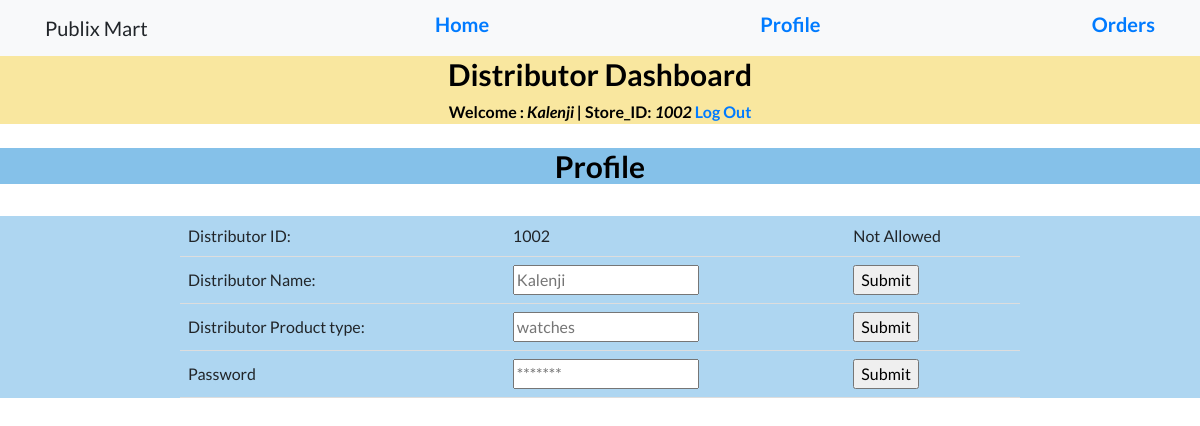
Page /dist/dprofileedit.php (signed in) on the committed database.
### tables this page shows
CREATE TABLE `dstbr` (
  `DID` int(11) NOT NULL,
  `DNAME` varchar(20) NOT NULL,
  `DPASS` varchar(20) NOT NULL DEFAULT 'admin',
  `DTYPE` varchar(20) NOT NULL,
  `DLOC` varchar(30) NOT NULL
);

### dist/session1.php (called while the page is built, shortened)
<?php
$conn = mysqli_connect("localhost", "root", "", "superstore");
$user_check = $_SESSION['login_user'];
$query = "SELECT DNAME from dstbr where DID = '$user_check'";
$ses_sql = mysqli_query($conn, $query);
$row = mysqli_fetch_assoc($ses_sql);
$login_session = $row['DNAME'];
$CustID=$user_check;
?>

### dist/dprofileedit.php (the view, shortened to what this page needs)
<?php
include('session1.php');
$query4 = "SELECT * from dstbr where DID='$user_check'";
              $ses_sq4 = mysqli_query($conn, $query4);
              $row4 = mysqli_fetch_assoc($ses_sq4);
              $para1 = $row4['DID'];
              $para2 = $row4['DNAME'];
              $para3 = $row4['DTYPE'];
?>
<!DOCTYPE html>
<html lang="en">
  <head>
    <link href="vendor/bootstrap/css/bootstrap.min.css" rel="stylesheet">
    <link href="vendor/fontawesome-free/css/all.min.css" rel="stylesheet">
    <link href="vendor/simple-line-icons/css/simple-line-icons.css" rel="stylesheet" type="text/css">
    <link href="css/landing-page.min.css" rel="stylesheet">
  </head>
  <body>
    <nav class="navbar navbar-light bg-light static-top">
      <div class="container">
        <a class="navbar-brand">Publix Mart</a>
        <a href="dhome.php"><h5>Home</h5></a>
        <a href="dprofile.php"><h5>Profile</h5></a>
        <a href="dorders.php"><h5>Orders</h5></a>
      </div>
    </nav>
    <center><div style="background-color:#F9E79F">
      <center><h2 style="font-size:30px;color:Black">Distributor Dashboard</h2></center>
  <b id="welcome" style="color:Black">Welcome : <i style="color:Black"><?php echo $login_session;?> | </i></b>
  <b id="welcome" style="color:Black">Store_ID: <i style="color:Black"><?php echo $CustID; ?></i></b>
  <b id="logout"><a href="logout1.php">Log Out</a></b>
 </div></center>
 <br>
 <center><div style="background-color:#85C1E9">
      <center><h2 style="font-size:30px;color:Black">Profile</h2></center>
 </div></center>
<br><center> <div style="background-color:#AED6F1">
    <form method="POST"; action="">
<table style="width:70%">
    <tr>
    <td>Distributor ID:</td><td><?php echo "$para1"?></td>
    <td>Not Allowed</td>
   </tr>
   <tr>
    <td>Distributor Name:</td>
    <td><input type="text" name="inputn" placeholder="<?php echo "$para2"?>"></td>
    <td><input type="submit" name="submitn"></td>
   </tr>
      <tr>
    <td>Distributor Product type:</td>
    <td><input type="text" name="inputpt" placeholder="<?php echo "$para3"?>"></td>
    <td><input type="submit" name="submitpt"></td>
  </tr>
   <tr>
   <td>Password</td>
    <td><input type="text" name="inputpa" placeholder="*******"</td>
    <td><input type="submit" name="submitpa"></td>
   </tr>
  </table>
</form></div></center>
  <br><br>
  </body>
</html>

### dist/dprofileedit.php (style rules this page uses)
table { border-collapse: collapse; width: 70%; }
th, td { padding: 8px; text-align: left; border-bottom: 1px solid #ddd; }

### rows in the picture
dstbr: DNAME "Kalenji", DID "1002", inputn "Kalenji", inputpt "watches"

### other values in the picture
$CustID "1002"
